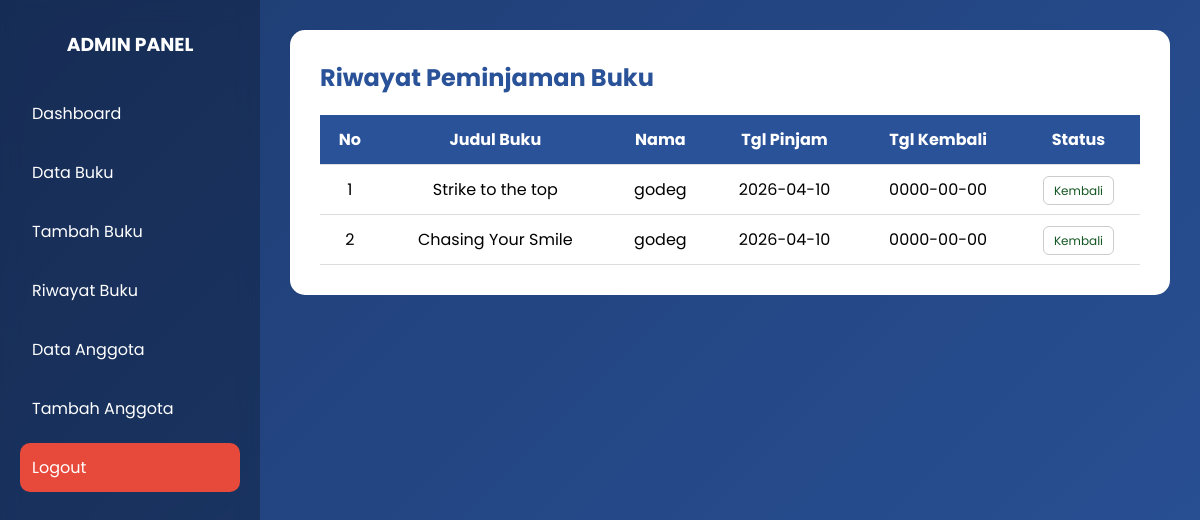
Page /project_rafli/admin/riwayat_buku.php (signed in) on the committed database.
### tables this page shows
CREATE TABLE `peminjaman` (
  `id` int(11) NOT NULL,
  `id_buku` int(11) NOT NULL,
  `nama_peminjam` varchar(100) NOT NULL,
  `jumlah` int(11) NOT NULL DEFAULT 1,
  `tanggal_pinjam` date NOT NULL,
  `tanggal_kembali` date NOT NULL,
  `status` varchar(20) DEFAULT 'Dipinjam'
);

CREATE TABLE `buku` (
  `id` int(11) NOT NULL,
  `judul` varchar(100) NOT NULL,
  `pengarang` varchar(100) NOT NULL,
  `penerbit` varchar(100) NOT NULL,
  `tahun_terbit` year(4) NOT NULL,
  `stok` int(11) NOT NULL,
  `foto` varchar(255) DEFAULT NULL
);

### project_rafli/admin/riwayat_buku.php (the view, shortened to what this page needs)
<?php
include '../config.php';
$query = mysqli_query($koneksi, "
    SELECT peminjaman.*, buku.judul
    FROM peminjaman
    JOIN buku ON peminjaman.id_buku = buku.id
    ORDER BY peminjaman.id DESC
");
?>
<!DOCTYPE html>
<html>
<head>
</head>
<body>
<div class="wrapper">
  <div class="sidebar">
    <h3>ADMIN PANEL</h3>
    <a href="dashboard_admin.php">Dashboard</a>
    <a href="data_buku.php">Data Buku</a>
    <a href="tambah_buku.php">Tambah Buku</a>
    <a href="riwayat_buku.php">Riwayat Buku</a>
    <a href="data_anggota.php">Data Anggota</a>
    <a href="tambah_anggota.php">Tambah Anggota</a>
    <a href="../logout.php" class="logout">Logout</a>
  </div>
  <div class="content">
    <div class="container">
      <h2>Riwayat Peminjaman Buku</h2>
      <table>
      <tr>
          <th>No</th>
          <th>Judul Buku</th>
          <th>Nama</th>
          <th>Tgl Pinjam</th>
          <th>Tgl Kembali</th>
          <th>Status</th>
      </tr>
      <?php
      $no = 1;
      while ($row = mysqli_fetch_assoc($query)) {
      ?>
      <tr>
          <td><?= $no++; ?></td>
          <td><?= $row['judul']; ?></td>
          <td><?= $row['nama_peminjam']; ?></td>
          <td><?= $row['tanggal_pinjam']; ?></td>
          <td><?= $row['tanggal_kembali']; ?></td>
          <td>
              <?php if($row['status'] == 'Dipinjam'): ?>
                  <span class="badge dipinjam">Dipinjam</span>
              <?php else: ?>
                  <span class="badge kembali">Kembali</span>
              <?php endif; ?>
          </td>
      </tr>
      <?php } ?>
      </table>
    </div>
  </div>
</div>
</body>
</html>

### project_rafli/admin/riwayat_buku.php (style rules this page uses)
* { margin:0;padding:0;box-sizing:border-box;font-family:'Poppins',sans-serif }
body { min-height:100vh; background:linear-gradient(135deg,#1e3c72,#2a5298); }
.wrapper { display:flex; min-height:100vh; }
.sidebar { width:260px; background:rgba(0,0,0,.25); backdrop-filter:blur(10px); color:white; padding:30px 20px; }
.sidebar h3 { text-align:center; margin-bottom:30px; }
.sidebar a { display:block; padding:12px; color:white; text-decoration:none; border-radius:10px; margin-bottom:10px; }
.sidebar .logout { background:#e74a3b }
.content { flex:1; padding:30px; }
.container { background:white; padding:30px; border-radius:15px; }
h2 { margin-bottom:20px; color:#2a5298; }
table { width:100%; border-collapse:collapse; }
table th, table td { padding:12px; text-align:center; border-bottom:1px solid #ddd; }
table th { background:#2a5298; color:white; }
.badge { padding:5px 10px; border-radius:6px; font-size:12px; border:1px solid #ccc; }
.kembali { color:#155724; }

### rows in the picture
peminjaman: id_buku.judul "Strike to the top", nama_peminjam "godeg", tanggal_pinjam "2026-04-10", tanggal_kembali "0000-00-00", status "Kembali"
peminjaman: id_buku.judul "Chasing Your Smile", nama_peminjam "godeg", tanggal_pinjam "2026-04-10", tanggal_kembali "0000-00-00", status "Kembali"
